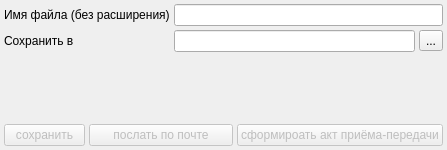
<?xml version="1.0" encoding="UTF-8"?>
<ui version="4.0">
 <class>ReportF12_D_3_MSaveDialog</class>
 <widget class="QDialog" name="ReportF12_D_3_MSaveDialog">
  <property name="geometry">
   <rect>
    <x>0</x>
    <y>0</y>
    <width>447</width>
    <height>150</height>
   </rect>
  </property>
  <property name="windowTitle">
   <string>Экспорт формы 12-3-М</string>
  </property>
  <layout class="QGridLayout" name="gridLayout">
   <property name="margin">
    <number>4</number>
   </property>
   <property name="spacing">
    <number>4</number>
   </property>
   <item row="0" column="0" colspan="2">
    <widget class="QLabel" name="label_2">
     <property name="text">
      <string>Имя файла (без расширения)</string>
     </property>
    </widget>
   </item>
   <item row="0" column="2" colspan="3">
    <widget class="QLineEdit" name="nameEdit">
     <property name="readOnly">
      <bool>true</bool>
     </property>
    </widget>
   </item>
   <item row="1" column="0">
    <widget class="QLabel" name="label">
     <property name="text">
      <string>Сохранить в</string>
     </property>
    </widget>
   </item>
   <item row="1" column="2" colspan="2">
    <widget class="QLineEdit" name="edtFileDir"/>
   </item>
   <item row="1" column="4">
    <widget class="QToolButton" name="btnSelectDir">
     <property name="text">
      <string>...</string>
     </property>
    </widget>
   </item>
   <item row="2" column="0">
    <spacer name="verticalSpacer">
     <property name="orientation">
      <enum>Qt::Vertical</enum>
     </property>
     <property name="sizeHint" stdset="0">
      <size>
       <width>20</width>
       <height>50</height>
      </size>
     </property>
    </spacer>
   </item>
   <item row="3" column="0">
    <widget class="QPushButton" name="saveButton">
     <property name="enabled">
      <bool>false</bool>
     </property>
     <property name="text">
      <string>сохранить</string>
     </property>
    </widget>
   </item>
   <item row="3" column="1" colspan="2">
    <widget class="QPushButton" name="btnSendMail">
     <property name="enabled">
      <bool>false</bool>
     </property>
     <property name="text">
      <string>послать по почте</string>
     </property>
    </widget>
   </item>
   <item row="3" column="3" colspan="2">
    <widget class="QPushButton" name="reportButton">
     <property name="enabled">
      <bool>false</bool>
     </property>
     <property name="text">
      <string>сформироать акт приёма-передачи</string>
     </property>
    </widget>
   </item>
  </layout>
 </widget>
 <tabstops>
  <tabstop>nameEdit</tabstop>
  <tabstop>edtFileDir</tabstop>
  <tabstop>btnSelectDir</tabstop>
  <tabstop>saveButton</tabstop>
  <tabstop>btnSendMail</tabstop>
  <tabstop>reportButton</tabstop>
 </tabstops>
 <resources/>
 <connections/>
</ui>
